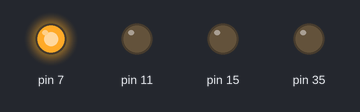
Recording of a program running on a simulated Raspberry Pi (header pin numbers). On the bench: output pins drawn as LEDs (lit = HIGH).

Above: at 0.05 s.
At 0.25 s:
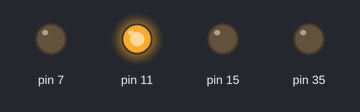
At 0.75 s:
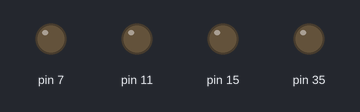
At 1.45 s:
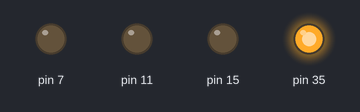
At 2.85 s:
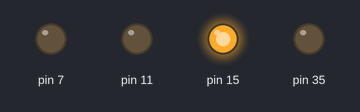
Timing chart, 0 to 3.1 s (numbered marks = the images above):
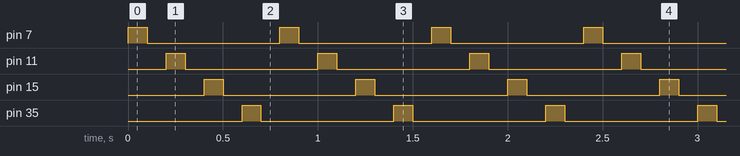

Measured:
- by itself, pin 7, pin 11, pin 15, pin 35: alternates HIGH for 0.10 s and LOW for 0.70 s

The program:

disco-leds.py
```python
import RPi.GPIO as GPIO
import time
GPIO.setmode(GPIO.BOARD)

GPIO.setup(7,GPIO.OUT)
GPIO.setup(11,GPIO.OUT)
GPIO.setup(15,GPIO.OUT)
GPIO.setup(35,GPIO.OUT)
GPIO.setup(31,GPIO.IN, pull_up_down=GPIO.PUD_UP)
while True:
      GPIO.output(7,True)
      time.sleep(0.1)
      GPIO.output(7,False)
      time.sleep(0.1)
      GPIO.output(11,True)
      time.sleep(0.1)
      GPIO.output(11,False)
      time.sleep(0.1)
      GPIO.output(15,True)
      time.sleep(0.1)
      GPIO.output(15,False)
      time.sleep(0.1)
      GPIO.output(35,True)
      time.sleep(0.1)
      GPIO.output(35,False)
      time.sleep(0.1)
```
